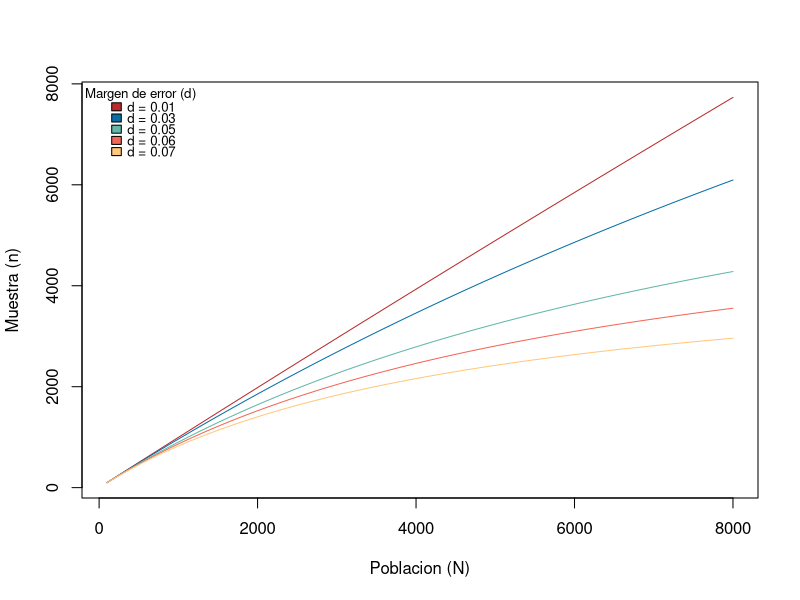

Source code (R):
# x axis #
N <- seq(100, 8000, 10)
##########
set.seed(3)
y <- rpois(10,5)
y.lgth <- length(y)
lambda <- sum(y)/y.lgth
Z <- abs(qt((1 - 0.95) / 2, y.lgth - 1))
d <- c(0.01, 0.03, 0.05, 0.06, 0.07)
# y axis #
n <- matrix(NA, nrow = length(d), ncol = length(N))
##########

for (i in 1:length(d)) {
	for(j in 1:length(N)) {
		n[i, j] = (N[j] * Z ^ 2 * lambda)/((N[j] * d[i] ^ 2) + (Z ^ 2 * lambda))
	}
}


colors <-  c("#b82c2c", "#066fa9", "#62b7a7", "#f36757", "#ffc87c", "#f8971c")

plot(x = N, y = n[1, ], type = "l", col = colors[1],
     xlab = "Poblacion (N)", ylab = "Muestra (n)")
for (i in 2:length(d)) {
    lines(x = N, y = n[i, ], type="l", col=colors[i])
}
legend("topleft",
       legend = c("d = 0.01", "d = 0.03", "d = 0.05", "d = 0.06", "d = 0.07"),
       xpd = TRUE,
       inset = c(0, 0),
       bty = "n",
       fill = colors,
       cex = 0.8,
       x.intersp = 0.5,
       y.intersp = 0.7,
       title = "Margen de error (d)")
par(mar = c(5, 4, 1, 2))
